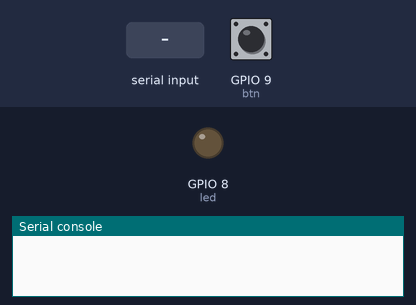
The program below on a simulated ESP32 board running MicroPython. Shown: output pins drawn as LEDs (lit = HIGH), the last lines printed to the serial console. The test bench sets the inputs (shaded band); at power-on: GPIO 9 (btn) HIGH. The board's own WiFi access point starts at once.

Above: at 1.2 s.
1.3 s: GPIO 9 (btn) pulled LOW for 3.2 s
At 6.6 s:
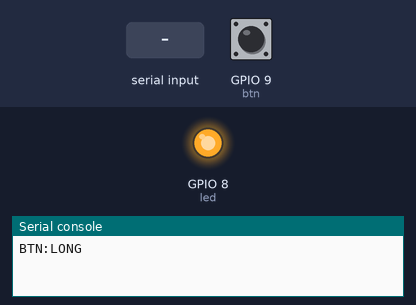
7.5 s: "STATE:" typed at the serial console, then Enter
At 8.4 s:
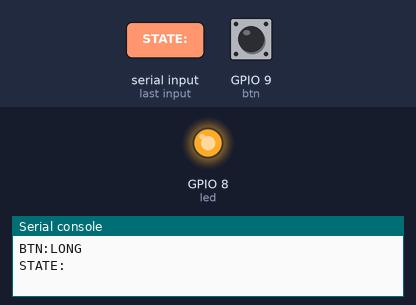
Timing chart, 0 to 10.5 s (numbered marks = the images above; inputs shaded):
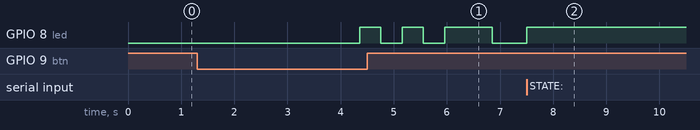

Measured:
- after the input at 1.3 s, GPIO 8 (led): goes HIGH 0.40 s, LOW 0.40 s, HIGH 0.40 s, LOW 0.40 s, HIGH 0.90 s, then LOW, starting after 3.1 s
- after the input at 7.5 s, GPIO 8 (led): LOW → HIGH at once

The program:

main.py
```python
# nek0-router ESP32-C3 status indicator & button controller (MicroPython)
# Hardware: ESP32-C3 SuperMini / Mini
#   - GPIO 8: Onboard blue status LED (active-LOW: 0 = ON, 1 = OFF)
#   - GPIO 9: Onboard BOOT button (active-LOW, internal pull-up)
# Serial protocol over USB CDC (/dev/ttyACM0, 115200 baud):
#   Pi -> ESP32:
#     STATE:OK         Solid steady ON (Ethernet internet OK)
#     STATE:HOTSPOT    Slow double-blink every 3.5s (Phone hotspot failover)
#     STATE:NO_NET     Slow 1s blink (0.8s ON / 0.8s OFF - No internet)
#     STATE:AP_DOWN    Slow triple-blink every 4s (Wi-Fi AP wlan0 is down)
#     STATE:OFF        LED completely off (night/stealth mode)
#     BLINK:<n>        Slowly blink <n> times (connected Wi-Fi device count)
#   ESP32 -> Pi:
#     BTN:SHORT        Short press on BOOT button (< 2s) -> toggle LED power / show status
#     BTN:LONG         Long press on BOOT button (>= 3s) -> toggle hotspot / action

import select
import sys
import time
from machine import Pin, WDT

# Enable 2.4 GHz RF beacon on Channel 6 (2437 MHz) for room RF presence/motion sensing.
# Runs entirely in ESP32-C3 Wi-Fi MAC hardware (0% CPU blocking on LED or BOOT button).
try:
    import network
    _ap = network.WLAN(network.AP_IF)
    _ap.active(True)
    _ap.config(essid="nek0-sense", channel=6, hidden=True, authmode=0)
except Exception:
    _ap = None

LED_PIN = 8
BTN_PIN = 9

led = Pin(LED_PIN, Pin.OUT, value=1)  # active-LOW: 1 = OFF, 0 = ON
btn = Pin(BTN_PIN, Pin.IN, Pin.PULL_UP)

try:
    wdt = WDT(timeout=10000)
except Exception:
    wdt = None


def feed():
    if wdt:
        try:
            wdt.feed()
        except Exception:
            pass


def set_led(on):
    led.value(0 if on else 1)


def blink_count(n):
    set_led(False)
    time.sleep_ms(400)
    for _ in range(max(1, min(20, n))):
        feed()
        set_led(True)
        time.sleep_ms(400)
        set_led(False)
        time.sleep_ms(400)
    time.sleep_ms(500)


poll = select.poll()
poll.register(sys.stdin, select.POLLIN)

state = "OK"
local_off = False
last_rx = time.ticks_ms()
btn_down_at = 0
btn_long_sent = False

while True:
    feed()
    now = time.ticks_ms()

    # 1. Read complete lines from Pi over USB serial
    while poll.poll(0):
        line = sys.stdin.readline()
        if not line:
            break
        line = line.strip()
        if line.startswith("STATE:"):
            new_st = line.split(":", 1)[1].strip()
            if new_st != state:
                state = new_st
            last_rx = now
        elif line.startswith("BLINK:"):
            try:
                blink_count(int(line.split(":", 1)[1]))
            except Exception:
                pass
            last_rx = now
        elif line == "PING":
            last_rx = now
            sys.stdout.write("PONG\n")

    # 2. Check BOOT button (GPIO 9, active-LOW)
    #    Short press: toggle LED power ON/OFF right from the button!
    #    Long press (3s): send BTN:LONG to Pi
    if btn.value() == 0:
        if btn_down_at == 0:
            btn_down_at = now
            btn_long_sent = False
        elif not btn_long_sent and time.ticks_diff(now, btn_down_at) >= 3000:
            btn_long_sent = True
            sys.stdout.write("BTN:LONG\n")
            blink_count(2)
    else:
        if btn_down_at != 0:
            held = time.ticks_diff(now, btn_down_at)
            btn_down_at = 0
            if 40 <= held < 3000 and not btn_long_sent:
                local_off = not local_off
                sys.stdout.write("BTN:SHORT\n")

    # 3. If locally toggled OFF via button or Pi sent STATE:OFF, keep LED off
    #    (unless there is an active NO_NET / AP_DOWN error!)
    if (local_off or state == "OFF") and state not in ("NO_NET", "AP_DOWN"):
        set_led(False)
        time.sleep_ms(40)
        continue

    # 4. If Pi hasn't sent a heartbeat in >45s, turn LED off
    if time.ticks_diff(now, last_rx) > 45000:
        set_led(False)
        time.sleep_ms(40)
        continue

    # 5. Calm, slow LED patterns
    if state == "OK":
        # Solid steady ON (zero blinking)
        set_led(True)
    elif state == "HOTSPOT":
        # Slow double-blink every 3.5s (400ms ON, 400ms OFF, 400ms ON, 2300ms OFF)
        phase = now % 3500
        set_led(phase < 400 or (800 <= phase < 1200))
    elif state == "NO_NET":
        # Calm 1.6s slow blink (800ms ON, 800ms OFF)
        phase = now % 1600
        set_led(phase < 800)
    elif state == "AP_DOWN":
        # Slow triple-blink every 4s
        phase = now % 4000
        set_led(phase < 350 or (700 <= phase < 1050) or (1400 <= phase < 1750))
    else:
        set_led(False)

    time.sleep_ms(40)
```
